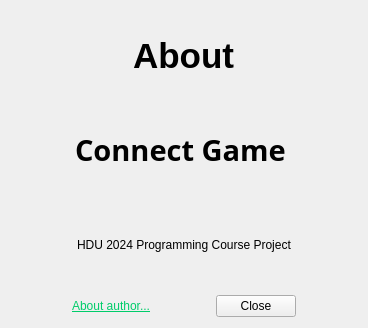
<?xml version="1.0" encoding="UTF-8"?>
<ui version="4.0">
 <class>Connect::About</class>
 <widget class="QWidget" name="Connect::About">
  <property name="geometry">
   <rect>
    <x>0</x>
    <y>0</y>
    <width>368</width>
    <height>328</height>
   </rect>
  </property>
  <property name="windowTitle">
   <string>About</string>
  </property>
  <layout class="QVBoxLayout" name="verticalLayout_4">
   <item>
    <layout class="QHBoxLayout" name="titleLayout">
     <item>
      <spacer name="horizontalSpacer">
       <property name="orientation">
        <enum>Qt::Horizontal</enum>
       </property>
       <property name="sizeHint" stdset="0">
        <size>
         <width>40</width>
         <height>20</height>
        </size>
       </property>
      </spacer>
     </item>
     <item>
      <widget class="QLabel" name="titileLabel">
       <property name="font">
        <font>
         <pointsize>26</pointsize>
         <bold>true</bold>
        </font>
       </property>
       <property name="text">
        <string>About</string>
       </property>
      </widget>
     </item>
     <item>
      <spacer name="horizontalSpacer_2">
       <property name="orientation">
        <enum>Qt::Horizontal</enum>
       </property>
       <property name="sizeHint" stdset="0">
        <size>
         <width>40</width>
         <height>20</height>
        </size>
       </property>
      </spacer>
     </item>
    </layout>
   </item>
   <item>
    <layout class="QHBoxLayout" name="des1Layout">
     <item>
      <spacer name="horizontalSpacer_3">
       <property name="orientation">
        <enum>Qt::Horizontal</enum>
       </property>
       <property name="sizeHint" stdset="0">
        <size>
         <width>40</width>
         <height>20</height>
        </size>
       </property>
      </spacer>
     </item>
     <item>
      <widget class="QLabel" name="description1">
       <property name="font">
        <font>
         <family>Segoe Print</family>
         <pointsize>22</pointsize>
         <bold>true</bold>
        </font>
       </property>
       <property name="text">
        <string>Connect Game </string>
       </property>
       <property name="wordWrap">
        <bool>true</bool>
       </property>
      </widget>
     </item>
     <item>
      <spacer name="horizontalSpacer_4">
       <property name="orientation">
        <enum>Qt::Horizontal</enum>
       </property>
       <property name="sizeHint" stdset="0">
        <size>
         <width>40</width>
         <height>20</height>
        </size>
       </property>
      </spacer>
     </item>
    </layout>
   </item>
   <item>
    <layout class="QHBoxLayout" name="des2Layout">
     <item>
      <spacer name="horizontalSpacer_5">
       <property name="orientation">
        <enum>Qt::Horizontal</enum>
       </property>
       <property name="sizeHint" stdset="0">
        <size>
         <width>40</width>
         <height>20</height>
        </size>
       </property>
      </spacer>
     </item>
     <item>
      <widget class="QLabel" name="description2">
       <property name="text">
        <string>HDU 2024 Programming Course Project</string>
       </property>
      </widget>
     </item>
     <item>
      <spacer name="horizontalSpacer_6">
       <property name="orientation">
        <enum>Qt::Horizontal</enum>
       </property>
       <property name="sizeHint" stdset="0">
        <size>
         <width>40</width>
         <height>20</height>
        </size>
       </property>
      </spacer>
     </item>
    </layout>
   </item>
   <item>
    <layout class="QHBoxLayout" name="buttonLayout">
     <item>
      <spacer name="horizontalSpacer_8">
       <property name="orientation">
        <enum>Qt::Horizontal</enum>
       </property>
       <property name="sizeHint" stdset="0">
        <size>
         <width>40</width>
         <height>20</height>
        </size>
       </property>
      </spacer>
     </item>
     <item>
      <widget class="QLabel" name="myLink">
       <property name="text">
        <string>&lt;html&gt;&lt;head/&gt;&lt;body&gt;&lt;p&gt;&lt;a href=&quot;https://github.com/liautraver&quot;&gt;&lt;span style=&quot; text-decoration: underline; color:#00cc6a;&quot;&gt;About author...&lt;/span&gt;&lt;/a&gt;&lt;/p&gt;&lt;/body&gt;&lt;/html&gt;</string>
       </property>
       <property name="openExternalLinks">
        <bool>true</bool>
       </property>
      </widget>
     </item>
     <item>
      <spacer name="horizontalSpacer_7">
       <property name="orientation">
        <enum>Qt::Horizontal</enum>
       </property>
       <property name="sizeHint" stdset="0">
        <size>
         <width>40</width>
         <height>20</height>
        </size>
       </property>
      </spacer>
     </item>
     <item>
      <widget class="QPushButton" name="pushButton">
       <property name="text">
        <string>Close</string>
       </property>
      </widget>
     </item>
     <item>
      <spacer name="horizontalSpacer_9">
       <property name="orientation">
        <enum>Qt::Horizontal</enum>
       </property>
       <property name="sizeHint" stdset="0">
        <size>
         <width>40</width>
         <height>20</height>
        </size>
       </property>
      </spacer>
     </item>
    </layout>
   </item>
  </layout>
 </widget>
 <resources/>
 <connections/>
</ui>
